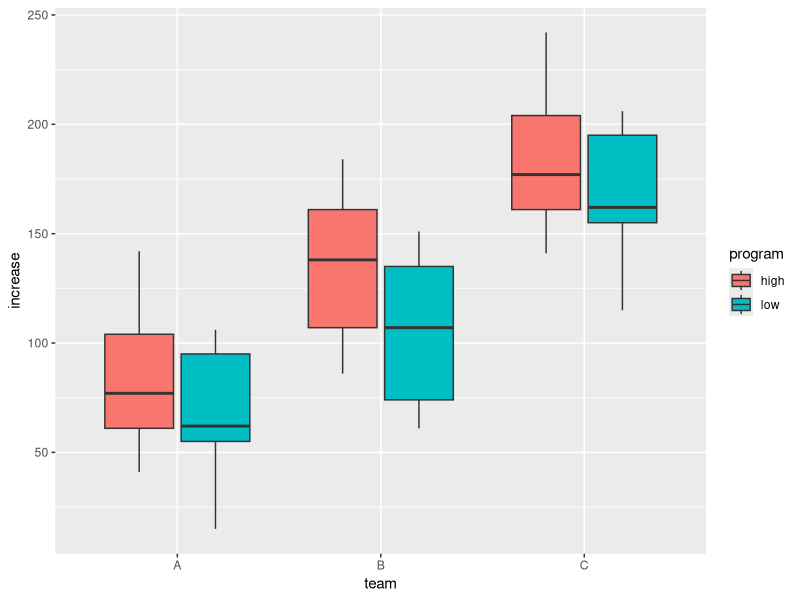
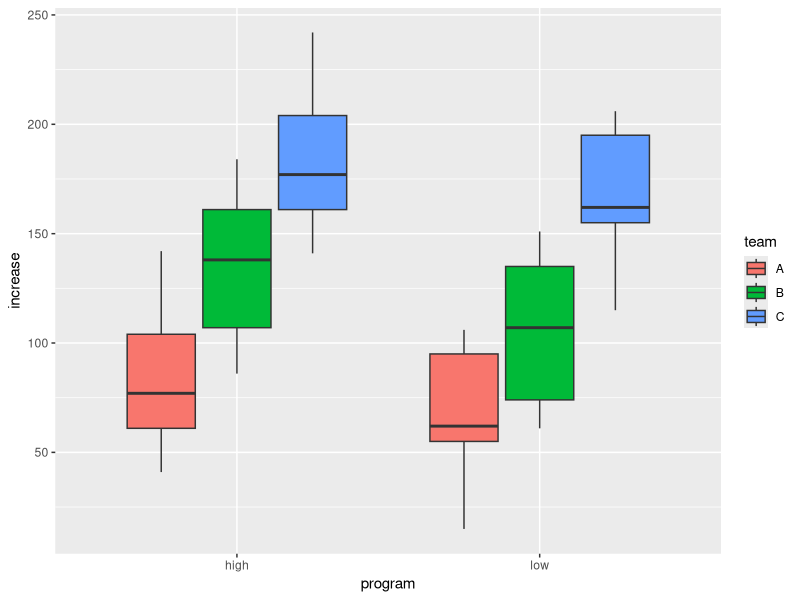
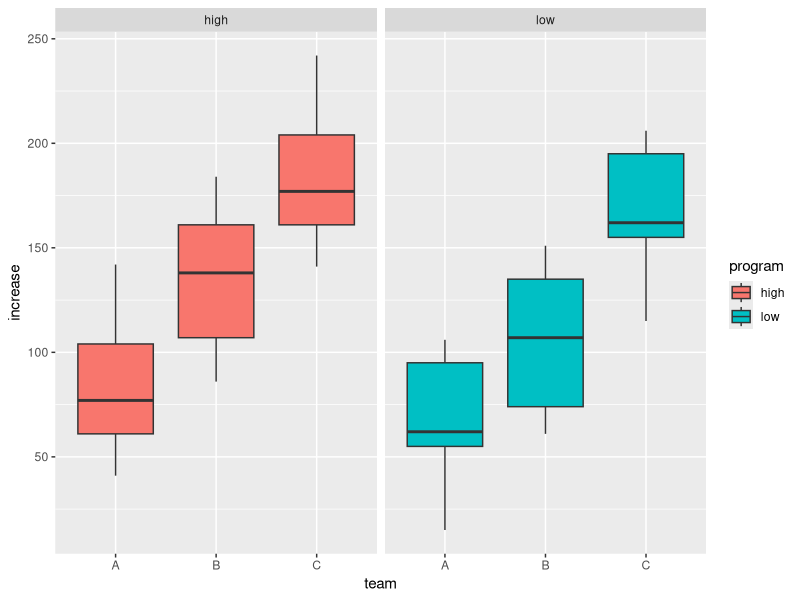

R code for these plots, in order:
# Boxplots are useful for visualizing the five-number summary
# of a dataset, which includes:
# The minimum
# The first quartile
# The median
# The third quartile
# The maximum

# define variables
team=rep(c("A", "B", "C"), each=50)
program=rep(c("low", "high"), each=25)
increase=seq(1:150)+sample(1:100, 100, replace = TRUE)

# create dataset using variables
data = data.frame(team, program, increase)

# view first six rows of dataset
head(data)

library("ggplot2")

ggplot(data, aes(x=team, y=increase, fill=program)) +
  geom_boxplot()

library("ggplot2")
ggplot(data, aes(x=program, y=increase, fill=team)) + 
  geom_boxplot()

library("ggplot2")

ggplot(data, aes(x=team, y=increase, fill=program)) + 
  geom_boxplot() + 
  facet_wrap(~program)





















